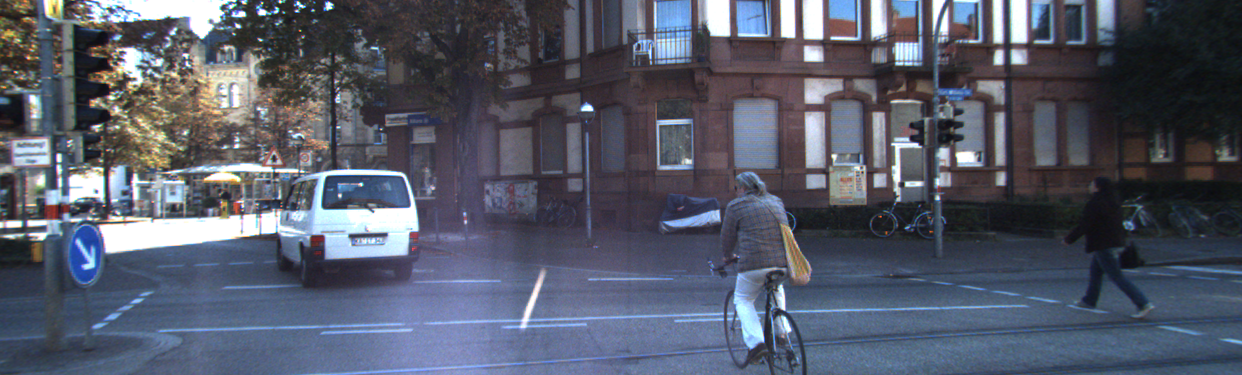
#> input picture kittisample-left/000000.png, 1242 x 375 px, found by its file name
$ python ChangeVisualizationViewpoint.py
#> lines starting #> are read from the running program, lines starting #| are printed output that depends on the picture; after the words box and inside, x2 and y2 are one past the last pixel; in counts of white or black regions, pixels touching at a corner belong together
### MidtermVisualization/StereoDepth.py
import numpy as np
import cv2
import matplotlib.pyplot as plt
import open3d as o3d


class Convert3D:
    def __init__(self, img_l, img_r, bounds_list = []):

        if isinstance(img_l, str):
            self.img_l = cv2.imread(img_l)
#> self.img_l is the input picture: shape (375, 1242, 3); mean B, G, R 105.1, 90.3, 85.4
            self.img_r = cv2.imread(img_r)
        else:
            self.img_l = img_l
            self.img_r = img_r

        self.bounds_list = bounds_list

        self.depth_img = self._CalculateStereoDisparityFast()
        self.xyz_img = -self._XYZImageFromDisparity()
        self.point_cloud = self.PointCloud()
        self.positions_3D = self.Positions3D()


    # [34 lines left out: function _CalculateStereoDisparity, not called in this run]

    def _CalculateStereoDisparityFast(self):
        # SGBM Parameters
        window_size = 5

        left_matcher = cv2.StereoSGBM_create(
            minDisparity=0,
            numDisparities=160, # must be divisible by 16?
            blockSize=5,
            P1=8 * 3 * window_size ** 2,
            P2 = 32 * 3 * window_size ** 2,
            disp12MaxDiff=1,
            uniquenessRatio=15,
            speckleWindowSize=0,
            speckleRange=2,
            preFilterCap=63,
            mode=cv2.STEREO_SGBM_MODE_SGBM_3WAY
        )

        displ = left_matcher.compute(self.img_l, self.img_r).astype(np.float32) / 16.0
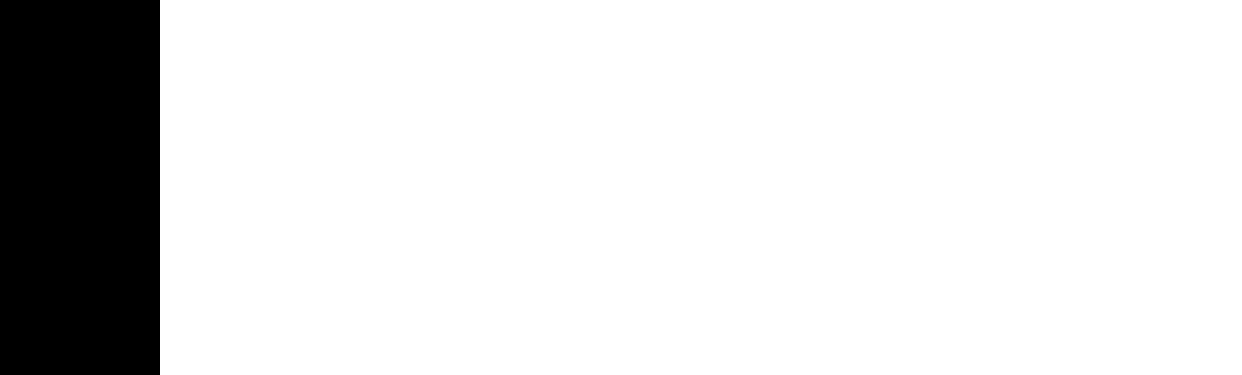
#> displ: shape (375, 1242) float32; values -1 (black) and 0 (white), 87.1% white; 1 black region, box (x1, y1, x2, y2) and area: (0, 0, 160, 375) 60000
        return displ

    def _XYZImageFromDisparity(self):
        f = 7.215377000000e+02
        cx = 6.095593000000e+02
        cx1 = 526.242457
        cy = 1.728540000000e+02
        Tx = -120.00

        Q = np.float32([[   1.,            0.,            0.,         -614.37893072],
            [   0.,            1.,            0.,         -162.12583194],
            [   0.,            0.,            0.,          680.05186262],
            [   0.,            0.,           -1.87703644,    0.,        ]])

        points = cv2.reprojectImageTo3D(self.depth_img, Q)
#> points: shape (375, 1242, 3) float32; 87.12% of the values are NaN or infinite; the others: min -327.3, max 362.3, mean 30.2
#> in __init__, `self.xyz_img = -self._XYZImageFromDisparity()`: self.xyz_img: shape (375, 1242, 3) float32; 87.12% of the values are NaN or infinite; the others: min -362.3, max 327.3, mean -30.2
        return points

    def PointCloud(self):
        mask = self.depth_img > self.depth_img.min()
        return self.xyz_img[mask]

    def Positions3D(self):
        positions = []

        for bound in self.bounds_list:
            if (bound[4] == 'car' and float(bound[5]) > 0.7):
                xyz_car_img = self.xyz_img[int(bound[0]):int(bound[1]), int(bound[2]):int(bound[3])]
                h, w, _ = xyz_car_img.shape
                xyz_car_img = xyz_car_img[int(h/4):int(3*h/4), int(w/4):int(3*w/4)]

                # Get point
                car_pos = np.median(xyz_car_img.reshape(-1, 3), axis=0)

                car_pos += (car_pos/np.linalg.norm(car_pos))*1.5
                #car_pos[2] -= 2
                positions.append(car_pos)
#> after the loop, positions = []
        return positions

### MidtermVisualization/ChangeVisualizationViewpoint.py
# Open3D: www.open3d.org
# The MIT License (MIT)
# See license file or visit www.open3d.org for details

# examples/Python/Advanced/camera_trajectory.py

import numpy as np
import open3d as o3d
from StereoDepth import *
import os


def save_view_point(pcd, filename):
    vis = o3d.visualization.Visualizer()
    vis.create_window()
    vis.add_geometry(pcd)
    vis.run()  # user changes the view and press "q" to terminate
    param = vis.get_view_control().convert_to_pinhole_camera_parameters()
    o3d.io.write_pinhole_camera_parameters(filename, param)
    vis.destroy_window()


def load_view_point(pcd, filename):
    vis = o3d.visualization.Visualizer()
    vis.create_window()
    ctr = vis.get_view_control()
    param = o3d.io.read_pinhole_camera_parameters(filename)
    vis.add_geometry(pcd)
    ctr.convert_from_pinhole_camera_parameters(param)
    vis.run()
    vis.destroy_window()

SCALE_FACTOR = 100

if __name__ == "__main__":

    current_directory = os.getcwd()
    img_l = current_directory + '/../data/KITTI-tracking/training/image_02/0010/000000.png'
    img_r = current_directory + '/../data/KITTI-tracking/training/image_03/0010/000000.png'


    frame = Convert3D(img_l, img_r)
    pcd = o3d.geometry.PointCloud()
    #pcd.points = o3d.utility.Vector3dVector(np.int16(frame.point_cloud * 10))

    scaled_pc = np.clip(frame.point_cloud * SCALE_FACTOR, -10000, 10000)
    pcd.points = o3d.utility.Vector3dVector(np.int16(scaled_pc))

    save_view_point(pcd,current_directory + '/viewpoint.json')
    #load_view_point(pcd, current_directory + '/viewpoint.json')
